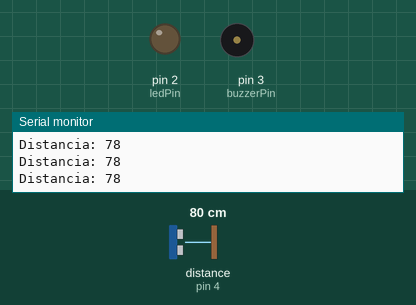
Bench run of a sketch on a simulated Arduino Uno, built with avr-gcc and run on an emulated ATmega328P. Shown: output pins drawn as LEDs (lit = HIGH), buzzer (waves = sounding), the last lines printed to the serial monitor. Wiring (inferred from the names in the program): ultrasonic range finder: trigger pin 5; echo pin 4. The test bench sets the inputs (shaded band); at power-on: distance to the obstacle (sensor on pin 4) 80 cm. The echo pulse lasts 58.3 µs per cm; pins used as bus, display or sensor lines are not drawn.

Above: at 1.2 s.
1.3 s: distance to the obstacle (sensor on pin 4) set to 33 cm
2.8 s: distance to the obstacle (sensor on pin 4) set to 27 cm
At 3.5 s:
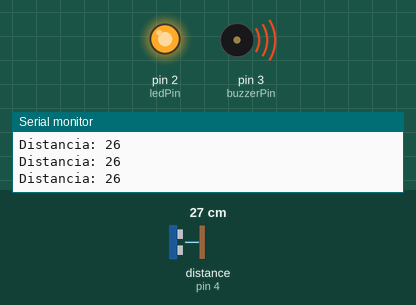
4.3 s: distance to the obstacle (sensor on pin 4) set to 35 cm
At 4.7 s:
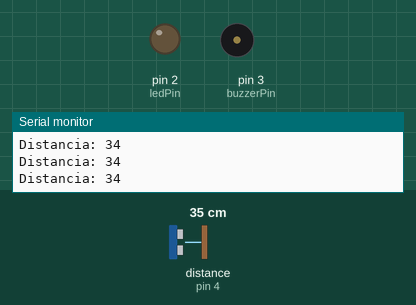
5.8 s: distance to the obstacle (sensor on pin 4) set to 2 cm
At 7.3 s:
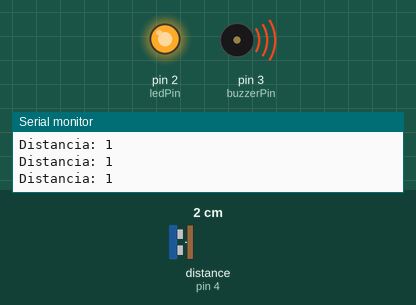
Timing chart, 0 to 8.3 s (numbered marks = the images above; inputs shaded):
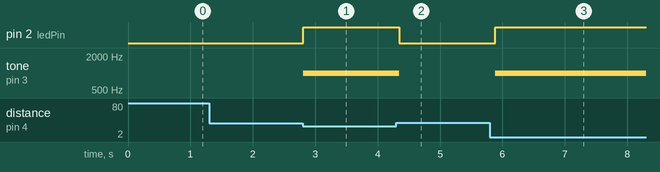

Measured:
- the behaviour switches between 31 and 30 cm on distance to the obstacle (sensor on pin 4) (found by bisection; images 0 and 1)
- after the input at 2.8 s, pin 2 (ledPin): LOW → HIGH at once; tone on pin 3 (buzzerPin): silent → 1000 Hz at once
- after the input at 4.3 s, pin 2 (ledPin): HIGH → LOW after 0.05 s; tone on pin 3 (buzzerPin): 1000 Hz → silent after 0.05 s
- after the input at 5.8 s, pin 2 (ledPin): LOW → HIGH after 0.09 s; tone on pin 3 (buzzerPin): silent → 1000 Hz after 0.09 s

The sketch:

SensorPresenca.ino
```cpp
const int trigPin = 5;
const int echoPin = 4;
const int ledPin = 2;
const int buzzerPin = 3;

void setup() {
  Serial.begin(9600);
  pinMode(trigPin, OUTPUT);
  pinMode(echoPin, INPUT);
  pinMode(ledPin, OUTPUT);
  pinMode(buzzerPin, OUTPUT);
}

void loop() {
  long duration, distance;

  digitalWrite(trigPin, LOW);
  delayMicroseconds(2);
  digitalWrite(trigPin, HIGH);
  delayMicroseconds(10);
  digitalWrite(trigPin, LOW);

  duration = pulseIn(echoPin, HIGH);
  distance = duration * 0.034 / 2;

  Serial.print("Distancia: ");
  Serial.println(distance);

  if (distance > 0 && distance < 30) { // Altere a distância conforme necessário
    digitalWrite(ledPin, HIGH); // Acende o LED
    tone(buzzerPin, 1000); // Ativa o buzzer com um som de 1000 Hz
  } else {
    digitalWrite(ledPin, LOW); // Desliga o LED
    noTone(buzzerPin); // Desativa o buzzer
  }

  delay(100);
}
```
